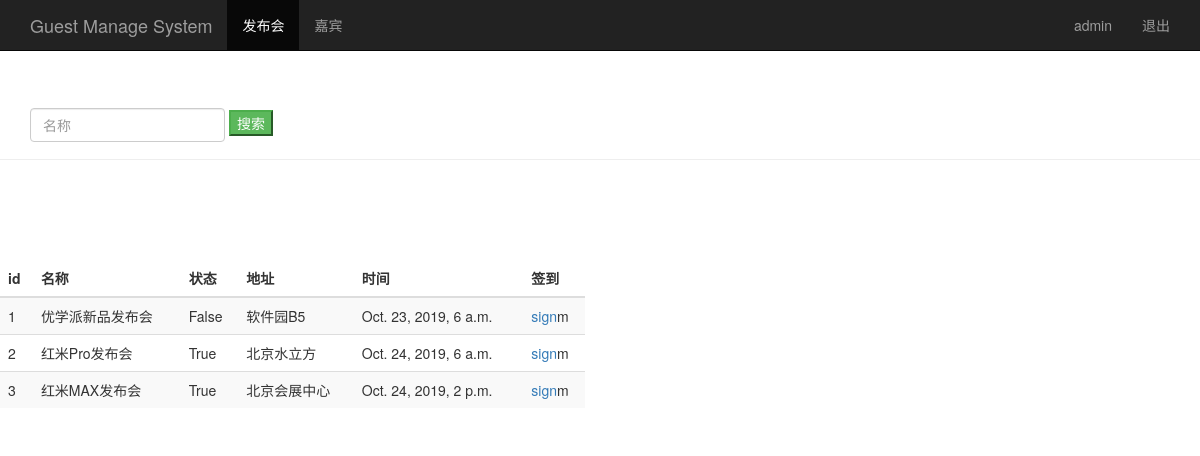
The page /event_manage/ (signed in) on the database its author committed.
### sign/models.py (models this page shows, shortened)
class Event(models.Model):
    name = models.CharField(max_length=100) #发布会标题
    limit = models.IntegerField()   #参加人数
    status = models.BooleanField()  #状态
    address = models.CharField(max_length=200)  #地址
    start_time = models.DateTimeField('events time')    #发布会时间
    create_time = models.DateTimeField(auto_now=True)   #创建事假（自动获取当前时间）

### sign/views.py (the view)
# urls.py: url(r'^event_manage/$', views.event_manage),
@login_required
def event_manage(request):
    event_list = Event.objects.all()
    username = request.session.get('user', '',)
    return render(request, 'event_manage.html', {'user': username,'events': event_list})

### sign/templates/event_manage.html (shortened to what this page needs)
<!DOCTYPE html>
<html lang="zh-CN">
<head>
    {% load bootstrap3 %}
    {% bootstrap_css %}
</head>
<body role="document">
    <nav class="navbar navbar-inverse navbar-fixed-top">
        <div class="container">
            <div class="navbar-header">
                <a class="navbar-brand" href="/event_manage/">Guest Manage System</a>
            </div>
            <div id="navbar" class="collapse navbar-collapse">
                <ul class="nav navbar-nav">
                    <li class="active"><a href="#">发布会</a></li>
                    <li><a href="/guest_manage/">嘉宾</a></li>
                </ul>
                <ul class="nav navbar-nav navbar-right">
                    <li><a href="#">{{ user }}</a></li>
                    <li><a href="/logout/">退出</a></li>
                </ul>
            </div>
        </div>
    </nav>
    <div class="page-header" style="padding-top:60px;">
        <div id="navbar" class="navbar-collapse collapse">
            <form class="navbar-form" method="get" action="/search_name/">
                <div class="form-group">
                    <input name="name" type="text" placeholder="名称" class="form-control">
                </div>
                <button type="submit" class="btn-success">搜索</button>
            </form>
        </div>
    </div>
    <div class="row" style="padding-top: 80px;">
        <div class="col-md-6">
            <table class="table table-striped">
                <thead>
                    <tr>
                        <th>id</th><th>名称</th><th>状态</th><th>地址</th><th>时间</th><th>签到</th>
                    </tr>
                </thead>
                <tbody>
                    {% for event in events %}
                        <tr>
                            <td>{{ event.id }}</td>
                            <td>{{ event.name }}</td>
                            <td>{{ event.status }}</td>
                            <td>{{ event.address }}</td>
                            <td>{{ event.start_time }}</td>
                            <td>
                                <a href="/sign_index/{{ event.id }}/" target="{{ event.id }} _blank">sign</a>m
                            </td>
                        </tr>
                    {% endfor %}
                </tbody>
            </table>
        </div>
    </div>
</body>
</html>

### rows shown on the page
Event: id "1", name "优学派新品发布会", status "False", address "软件园B5", start_time "Oct. 23, 2019, 6 a.m."
Event: id "2", name "红米Pro发布会", status "True", address "北京水立方", start_time "Oct. 24, 2019, 6 a.m."
Event: id "3", name "红米MAX发布会", status "True", address "北京会展中心", start_time "Oct. 24, 2019, 2 p.m."

### other values the page prints
{{ user }} "admin"
